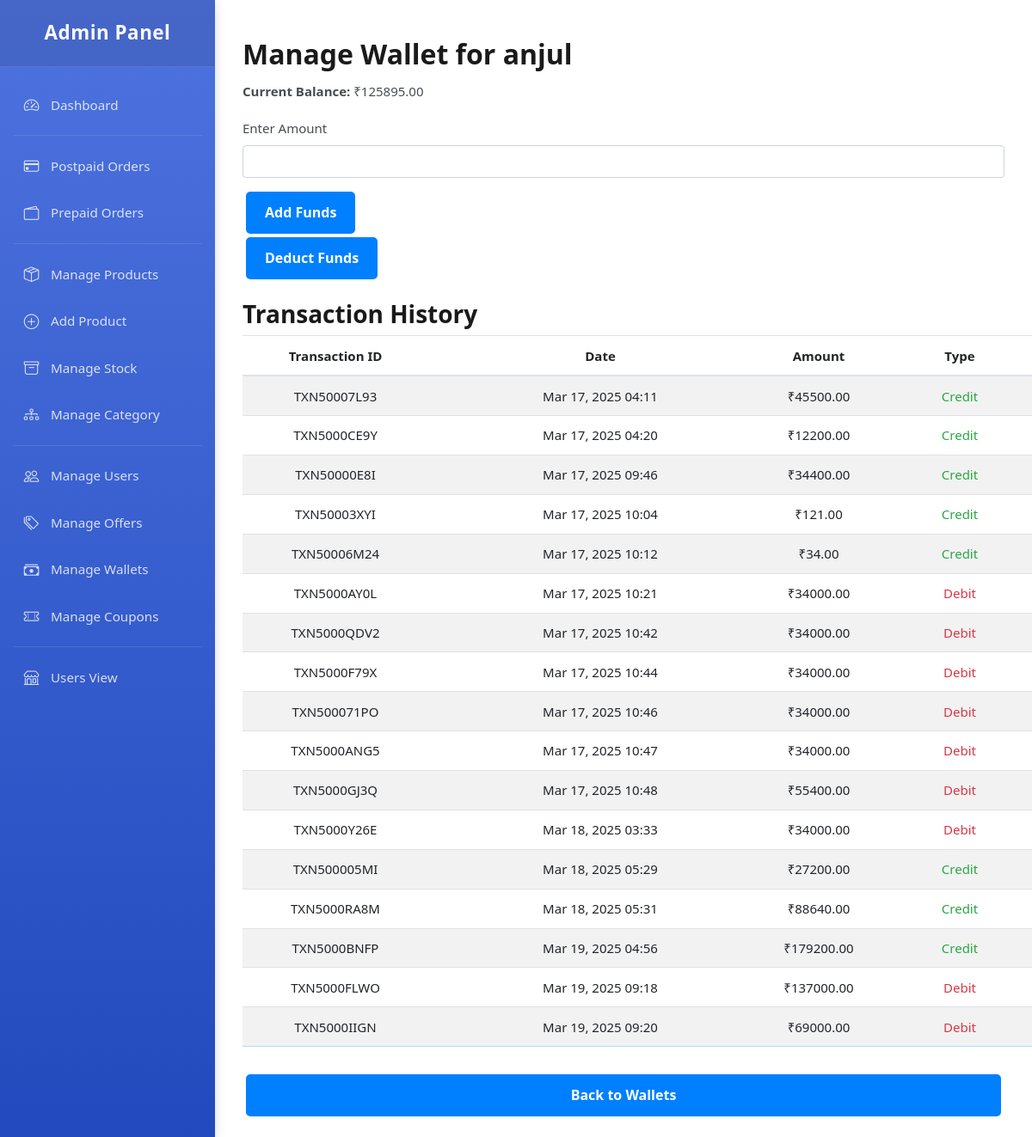
The app's page /adminpanel/update-wallet/1/ with its own data.
### payment/models.py (models this page shows, shortened)
class Wallet(models.Model):
    user = models.OneToOneField(User, on_delete=models.CASCADE, related_name="wallet")
    balance = models.DecimalField(max_digits=10, decimal_places=2, default=0.00)

class WalletTransaction(models.Model):
    TRANSACTION_TYPES = [
        ("CREDIT", "Credit"),
        ("DEBIT", "Debit"),
        ('REFUND','Refund')
    ]
    wallet = models.ForeignKey(Wallet, on_delete=models.CASCADE, related_name="transactions")
    amount = models.DecimalField(max_digits=10, decimal_places=2)
    transaction_type = models.CharField(max_length=10, choices=TRANSACTION_TYPES)
    description = models.CharField(max_length=255, blank=True, null=True)
    created_at = models.DateTimeField(auto_now_add=True)
    order = models.ForeignKey("PaymentOrder", on_delete=models.SET_NULL, null=True, blank=True, related_name="refund_transactions")  # Store the order for refunds
    transaction_unique_id = models.CharField(max_length=20, unique=True, blank=True, null=True)

### login/models.py (models this page shows, shortened)
class CustomUser(AbstractUser):
    email = models.EmailField(unique=True)
    is_blocked = models.BooleanField(default=False)  # Field to block users
    groups = models.ManyToManyField(Group, related_name="customuser_set", blank=True)
    user_permissions = models.ManyToManyField(Permission, related_name="customuser_permissions_set", blank=True)
    profile_picture = models.ImageField(upload_to='profile_pics/', max_length=255, null=True, blank=True)

### adminpanel/views.py (the view, shortened to what this page needs)
# urls.py: path("update-wallet/<int:wallet_id>/", views.update_wallet_balance, name="update_wallet_balance"),
def update_wallet_balance(request, wallet_id):
    wallet = get_object_or_404(Wallet, id=wallet_id)
    return render(request, "admin/update_wallet.html", {"wallet": wallet})

### cart/context_processors.py (called while the page is built)
def cart_item_count(request):
    if request.user.is_authenticated:
        cart, created = Cart.objects.get_or_create(user=request.user)
        count = cart.cart_items.count()  # Count total items in the cart
    else:
        count = 0  # If user is not logged in, set count to 0
    return {'cart_count': count}

def wishlist_item_count(request):
    if request.user.is_authenticated:
        wishlist, created = Wishlist.objects.get_or_create(user=request.user)
        count = wishlist.items.count()  # Use 'items' from related_name in WishlistItem
    else:
        count = 0  # No wishlist items if user is not logged in
    return {'wishlist_count': count}

### templates/admin/update_wallet.html (shortened to what this page needs)
{% extends "admin/admin-base.html" %}
{% block content %}
<div class="container mt-4">
    <h2>Manage Wallet for {{ wallet.user.username }}</h2>
    <p><strong>Current Balance:</strong> ₹{{ wallet.balance }}</p>
    <form method="post">
        <div class="mb-3">
            <label for="amount" class="form-label">Enter Amount</label>
            <input type="number" name="amount" id="amount" class="form-control" step="0.01" required>
        </div>
        <button type="submit" name="action" value="add" class="btn btn-success">Add Funds</button>
        <button type="submit" name="action" value="deduct" class="btn btn-danger">Deduct Funds</button>
    </form>
    <h3 class="mt-4">Transaction History</h3>
    <table class="table table-striped">
        <thead>
            <tr>
                <th>Transaction ID</th>
                <th>Date</th>
                <th>Amount</th>
                <th>Type</th>
            </tr>
        </thead>
        <tbody>
            {% for transaction in wallet.transactions.all %}
                <tr>
                    <td>{{ transaction.transaction_unique_id }}</td>
                    <td>{{ transaction.created_at|date:"M d, Y H:i" }}</td>
                    <td>₹{{ transaction.amount }}</td>
                    <td>
                        {% if transaction.transaction_type == 'CREDIT' %}
                            <span class="text-success">Credit</span>
                        {% else %}
                            <span class="text-danger">Debit</span>
                        {% endif %}
                    </td>
                </tr>
            {% empty %}
                <tr>
                    <td colspan="4" class="text-center">No transactions found.</td>
                </tr>
            {% endfor %}
        </tbody>
    </table>
    <a href="{% url 'manage_wallets' %}" class="btn btn-secondary mt-3">Back to Wallets</a>
</div>
{% endblock %}

### static/css/styles.css (style rules this page uses)
:root { --header-height: 4rem; --first-color: hsl(210, 100%, 50%); --first-color-alt: hsl(200, 100%, 80%); --second-color: hsl(35, 100%, 50%); --title-color: hsl(0, 0%, 10%); --text-color: hsl(210, 10%, 30%); --text-color-light: hsl(210, 15%, 50%); --body-color: hsl(0, 0%, 100%); --container-color: hsl(210, 20%, 95%); --border-color: hsl(210, 50%, 90%); --border-color-alt: hsl(200, 89%, 82%); --body-font: "Lato", sans-serif; --second-font: "League Spartan" sans-serif; --big-font-size: 3.5rem; --h1-font-size: 2.75rem; --h2-font-size: 2rem; --h3-font-size: 1.75rem; --h4-font-size: 1.375rem; --large-font-size: 1.125rem; --normal-font-size: 1rem; --small-font-size: 0.875rem; --smaller-font-size: 0.75rem; --tiny-font-size: 0.6875rem; --weight-400: 400; --weight-500: 500; --weight-600: 600; --weight-700: 700; --transition: cubic-bezier(0, 0, 0.05, 1); }
@media screen and (max-width: 1200px) { :root { --big-font-size: 2.25rem; --h1-font-size: 2rem; --h2-font-size: 1.375rem; --h3-font-size: 1.25rem; --h4-font-size: 1.125rem; --large-font-size: 1rem; --normal-font-size: 0.9375rem; --small-font-size: 0.8125rem; --smaller-font-size: 0.6875rem; --tiny-font-size: 0.625rem; } }
* { margin: 0; padding: 0; box-sizing: border-box; }
html { scroll-behavior: smooth; }
input, textarea, body { color: var(--text-color); font-family: var(--body-font); font-size: var(--normal-font-size); font-weight: var(--weight-400); }
body { background-color: var(--body-color); }
h1, h2, h3, h4 { font-family: var(--second-font); color: var(--title-color); font-weight: var(--weight-600); }
a { text-decoration: none; }
p { line-height: 2rem; }
button, textarea, input { background-color: transparent; border: none; outline: none; }
table { width: 100%; border-collapse: collapse; }
.container { max-width: 1320px; margin-inline: auto; padding-inline: 0.75rem; }
.btn { background-color: var(--first-color); color: var(--body-color); height: 49px; line-height: 43px; font-family: var(--second-font); font-size: var(--small-font-size); font-weight: var(--weight-700); border-radius: 0.25rem; -webkit-border-radius: 0.25rem; -moz-border-radius: 0.25rem; -ms-border-radius: 0.25rem; -o-border-radius: 0.25rem; transition: all 0.4s var(--transition); -webkit-transition: all 0.4s var(--transition); -moz-transition: all 0.4s var(--transition); -ms-transition: all 0.4s var(--transition); -o-transition: all 0.4s var(--transition); }
form button { margin-top: 10px; }
form input, form select, form textarea { border: 1px solid #ccc; padding: 8px; font-size: 14px; border-radius: 4px; }
.btn { display: flex; align-items: center; justify-content: center; text-align: center; margin :4px; border: 2px solid var(--first-color); background-color: var(--first-color); border: 2px solid var(--first-color); color: var(--body-color); padding: 12px 20px; font-size: 16px; font-weight: bold; border-radius: 5px; cursor: pointer; transition: background-color 0.3s; }
.table { table-layout: fixed; margin-bottom: 2rem; }
.table tbody tr { border-top: 1px solid var(--border-color-alt); }
.table tr:last-child { border-bottom: 1px solid var(--border-color-alt); }
.table thead tr th:nth-child(1), .table tbody tr td:nth-child(1) { width: 216px; }
.table thead tr th:nth-child(2), .table tbody tr td:nth-child(2) { width: 400px; }
.table thead tr th:nth-child(3), .table tbody tr td:nth-child(3) { width: 108px; }
.table thead tr th:nth-child(4), .table tbody tr td:nth-child(4) { width: 220px; }
.table thead tr th, .table tbody tr td { padding: 0.7rem 0.5rem; text-align: center; }
@media screen and (max-width: 1400px) { .container { max-width: 1140px; } }
@media screen and (max-width: 1200px) { .container { max-width: 960px; } }

### templates/admin/admin-base.html (style rules this page uses)
:root { --primary-color: #4e73df; --secondary-color: #224abe; --accent-color: #36b9cc; --text-light: #f8f9fc; --sidebar-width: 250px; --transition-speed: 0.3s; --sidebar-bg: linear-gradient(180deg, #4e73df 0%, #224abe 100%); }
body { font-family: 'Nunito', 'Segoe UI', Roboto, sans-serif; }

### records on screen
Wallet: user.username "anjul", balance "125895.00"
WalletTransaction: transaction_type "Credit"
WalletTransaction: transaction_type "Credit"
WalletTransaction: transaction_type "Credit"
WalletTransaction: transaction_type "Credit"
WalletTransaction: transaction_type "Credit"
WalletTransaction: transaction_type "Debit"
WalletTransaction: transaction_type "Debit"
WalletTransaction: transaction_type "Debit"
WalletTransaction: transaction_type "Debit"
WalletTransaction: transaction_type "Debit"
WalletTransaction: transaction_type "Debit"
WalletTransaction: transaction_type "Debit"
WalletTransaction: transaction_type "Credit"
WalletTransaction: transaction_type "Credit"
WalletTransaction: transaction_type "Credit"
WalletTransaction: transaction_type "Debit"
WalletTransaction: transaction_type "Debit"
